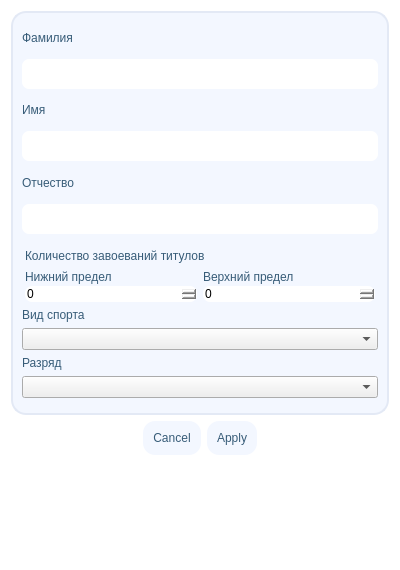
<?xml version="1.0" encoding="UTF-8"?>
<ui version="4.0">
 <class>search_delete_dialog</class>
 <widget class="QDialog" name="search_delete_dialog">
  <property name="geometry">
   <rect>
    <x>0</x>
    <y>0</y>
    <width>400</width>
    <height>570</height>
   </rect>
  </property>
  <property name="minimumSize">
   <size>
    <width>400</width>
    <height>570</height>
   </size>
  </property>
  <property name="windowTitle">
   <string>Dialog</string>
  </property>
  <property name="styleSheet">
   <string notr="true"> /*--------- General ---------*/
QDialog {
	background-color: #FFFFFF;
}
QFrame {
	border:none;
	color: #375C78;
}
QFrame#fields {
	background-color:#F3F7FF;
	border-radius: 15%;
	border: 2px solid #E3E9F5;
}
QPushButton {
	padding:10px;
	background-color: #F3F7FF;
	border-radius: 12%;
	color: #375C78;
}
QLineEdit {
	border-radius: 7%;
}
QSpinBox {
	border-radius: 7%;
	padding: 0.2em;
}
QPushButton:hover {
	background-color: #E8ECF3;
}
QPushButton:pressed {
	background-color: #f08700;
	color: #ffffff;
}</string>
  </property>
  <layout class="QVBoxLayout" name="verticalLayout">
   <item>
    <widget class="QFrame" name="fields">
     <property name="minimumSize">
      <size>
       <width>0</width>
       <height>300</height>
      </size>
     </property>
     <property name="frameShape">
      <enum>QFrame::Shape::StyledPanel</enum>
     </property>
     <property name="frameShadow">
      <enum>QFrame::Shadow::Raised</enum>
     </property>
     <layout class="QVBoxLayout" name="verticalLayout_2">
      <property name="leftMargin">
       <number>0</number>
      </property>
      <property name="topMargin">
       <number>0</number>
      </property>
      <property name="rightMargin">
       <number>0</number>
      </property>
      <property name="bottomMargin">
       <number>15</number>
      </property>
      <item>
       <widget class="QFrame" name="names">
        <property name="sizePolicy">
         <sizepolicy hsizetype="Preferred" vsizetype="Preferred">
          <horstretch>0</horstretch>
          <verstretch>0</verstretch>
         </sizepolicy>
        </property>
        <property name="minimumSize">
         <size>
          <width>0</width>
          <height>230</height>
         </size>
        </property>
        <property name="frameShape">
         <enum>QFrame::Shape::StyledPanel</enum>
        </property>
        <property name="frameShadow">
         <enum>QFrame::Shadow::Raised</enum>
        </property>
        <layout class="QVBoxLayout" name="verticalLayout_3">
         <item>
          <widget class="QFrame" name="frame_3">
           <property name="frameShape">
            <enum>QFrame::Shape::StyledPanel</enum>
           </property>
           <property name="frameShadow">
            <enum>QFrame::Shadow::Raised</enum>
           </property>
           <layout class="QVBoxLayout" name="verticalLayout_8">
            <property name="leftMargin">
             <number>0</number>
            </property>
            <property name="topMargin">
             <number>0</number>
            </property>
            <property name="rightMargin">
             <number>0</number>
            </property>
            <property name="bottomMargin">
             <number>0</number>
            </property>
            <item>
             <widget class="QLabel" name="label_3">
              <property name="text">
               <string>Фамилия</string>
              </property>
             </widget>
            </item>
            <item>
             <widget class="QLineEdit" name="lineEdit">
              <property name="minimumSize">
               <size>
                <width>0</width>
                <height>30</height>
               </size>
              </property>
             </widget>
            </item>
           </layout>
          </widget>
         </item>
         <item>
          <widget class="QFrame" name="frame_4">
           <property name="frameShape">
            <enum>QFrame::Shape::StyledPanel</enum>
           </property>
           <property name="frameShadow">
            <enum>QFrame::Shadow::Raised</enum>
           </property>
           <layout class="QVBoxLayout" name="verticalLayout_6">
            <property name="leftMargin">
             <number>0</number>
            </property>
            <property name="topMargin">
             <number>0</number>
            </property>
            <property name="rightMargin">
             <number>0</number>
            </property>
            <property name="bottomMargin">
             <number>0</number>
            </property>
            <item>
             <widget class="QLabel" name="label_4">
              <property name="text">
               <string>Имя</string>
              </property>
             </widget>
            </item>
            <item>
             <widget class="QLineEdit" name="lineEdit_2">
              <property name="minimumSize">
               <size>
                <width>0</width>
                <height>30</height>
               </size>
              </property>
             </widget>
            </item>
           </layout>
          </widget>
         </item>
         <item>
          <widget class="QFrame" name="frame_5">
           <property name="frameShape">
            <enum>QFrame::Shape::StyledPanel</enum>
           </property>
           <property name="frameShadow">
            <enum>QFrame::Shadow::Raised</enum>
           </property>
           <layout class="QVBoxLayout" name="verticalLayout_7">
            <property name="leftMargin">
             <number>0</number>
            </property>
            <property name="topMargin">
             <number>0</number>
            </property>
            <property name="rightMargin">
             <number>0</number>
            </property>
            <property name="bottomMargin">
             <number>0</number>
            </property>
            <item>
             <widget class="QLabel" name="label_5">
              <property name="text">
               <string>Отчество</string>
              </property>
             </widget>
            </item>
            <item>
             <widget class="QLineEdit" name="lineEdit_3">
              <property name="minimumSize">
               <size>
                <width>0</width>
                <height>30</height>
               </size>
              </property>
             </widget>
            </item>
           </layout>
          </widget>
         </item>
        </layout>
       </widget>
      </item>
      <item>
       <widget class="QFrame" name="title_count">
        <property name="frameShape">
         <enum>QFrame::Shape::StyledPanel</enum>
        </property>
        <property name="frameShadow">
         <enum>QFrame::Shadow::Raised</enum>
        </property>
        <layout class="QGridLayout" name="gridLayout">
         <property name="leftMargin">
          <number>12</number>
         </property>
         <property name="topMargin">
          <number>0</number>
         </property>
         <property name="rightMargin">
          <number>12</number>
         </property>
         <property name="bottomMargin">
          <number>0</number>
         </property>
         <property name="verticalSpacing">
          <number>7</number>
         </property>
         <item row="1" column="2">
          <widget class="QFrame" name="frame_2">
           <property name="frameShape">
            <enum>QFrame::Shape::StyledPanel</enum>
           </property>
           <property name="frameShadow">
            <enum>QFrame::Shadow::Raised</enum>
           </property>
           <layout class="QVBoxLayout" name="verticalLayout_5">
            <property name="spacing">
             <number>2</number>
            </property>
            <property name="leftMargin">
             <number>0</number>
            </property>
            <property name="topMargin">
             <number>0</number>
            </property>
            <property name="rightMargin">
             <number>0</number>
            </property>
            <property name="bottomMargin">
             <number>0</number>
            </property>
            <item>
             <widget class="QLabel" name="label_2">
              <property name="text">
               <string>Верхний предел</string>
              </property>
             </widget>
            </item>
            <item>
             <widget class="QSpinBox" name="spinBox_2"/>
            </item>
           </layout>
          </widget>
         </item>
         <item row="1" column="1">
          <widget class="QFrame" name="frame">
           <property name="frameShape">
            <enum>QFrame::Shape::StyledPanel</enum>
           </property>
           <property name="frameShadow">
            <enum>QFrame::Shadow::Raised</enum>
           </property>
           <layout class="QVBoxLayout" name="verticalLayout_4">
            <property name="spacing">
             <number>2</number>
            </property>
            <property name="leftMargin">
             <number>0</number>
            </property>
            <property name="topMargin">
             <number>0</number>
            </property>
            <property name="rightMargin">
             <number>0</number>
            </property>
            <property name="bottomMargin">
             <number>0</number>
            </property>
            <item>
             <widget class="QLabel" name="label">
              <property name="text">
               <string>Нижний предел</string>
              </property>
             </widget>
            </item>
            <item>
             <widget class="QSpinBox" name="spinBox"/>
            </item>
           </layout>
          </widget>
         </item>
         <item row="0" column="1" colspan="2">
          <widget class="QLabel" name="label_6">
           <property name="text">
            <string>Количество завоеваний титулов</string>
           </property>
          </widget>
         </item>
        </layout>
       </widget>
      </item>
      <item>
       <widget class="QFrame" name="sport_type">
        <property name="frameShape">
         <enum>QFrame::Shape::StyledPanel</enum>
        </property>
        <property name="frameShadow">
         <enum>QFrame::Shadow::Raised</enum>
        </property>
        <layout class="QVBoxLayout" name="verticalLayout_9">
         <property name="topMargin">
          <number>0</number>
         </property>
         <property name="bottomMargin">
          <number>0</number>
         </property>
         <item>
          <widget class="QLabel" name="label_7">
           <property name="text">
            <string>Вид спорта</string>
           </property>
          </widget>
         </item>
         <item>
          <widget class="QComboBox" name="comboBox"/>
         </item>
        </layout>
       </widget>
      </item>
      <item>
       <widget class="QFrame" name="athlete_category">
        <property name="frameShape">
         <enum>QFrame::Shape::StyledPanel</enum>
        </property>
        <property name="frameShadow">
         <enum>QFrame::Shadow::Raised</enum>
        </property>
        <layout class="QVBoxLayout" name="verticalLayout_10">
         <property name="topMargin">
          <number>0</number>
         </property>
         <property name="bottomMargin">
          <number>0</number>
         </property>
         <item>
          <widget class="QLabel" name="label_8">
           <property name="text">
            <string>Разряд</string>
           </property>
          </widget>
         </item>
         <item>
          <widget class="QComboBox" name="comboBox_2"/>
         </item>
        </layout>
       </widget>
      </item>
     </layout>
    </widget>
   </item>
   <item>
    <widget class="QDialogButtonBox" name="buttonBox">
     <property name="orientation">
      <enum>Qt::Orientation::Horizontal</enum>
     </property>
     <property name="standardButtons">
      <set>QDialogButtonBox::StandardButton::Apply|QDialogButtonBox::StandardButton::Cancel</set>
     </property>
     <property name="centerButtons">
      <bool>true</bool>
     </property>
    </widget>
   </item>
   <item>
    <spacer name="verticalSpacer">
     <property name="orientation">
      <enum>Qt::Orientation::Vertical</enum>
     </property>
     <property name="sizeHint" stdset="0">
      <size>
       <width>20</width>
       <height>31</height>
      </size>
     </property>
    </spacer>
   </item>
  </layout>
 </widget>
 <resources/>
 <connections>
  <connection>
   <sender>buttonBox</sender>
   <signal>accepted()</signal>
   <receiver>search_delete_dialog</receiver>
   <slot>accept()</slot>
   <hints>
    <hint type="sourcelabel">
     <x>248</x>
     <y>254</y>
    </hint>
    <hint type="destinationlabel">
     <x>157</x>
     <y>274</y>
    </hint>
   </hints>
  </connection>
  <connection>
   <sender>buttonBox</sender>
   <signal>rejected()</signal>
   <receiver>search_delete_dialog</receiver>
   <slot>reject()</slot>
   <hints>
    <hint type="sourcelabel">
     <x>316</x>
     <y>260</y>
    </hint>
    <hint type="destinationlabel">
     <x>286</x>
     <y>274</y>
    </hint>
   </hints>
  </connection>
 </connections>
</ui>
